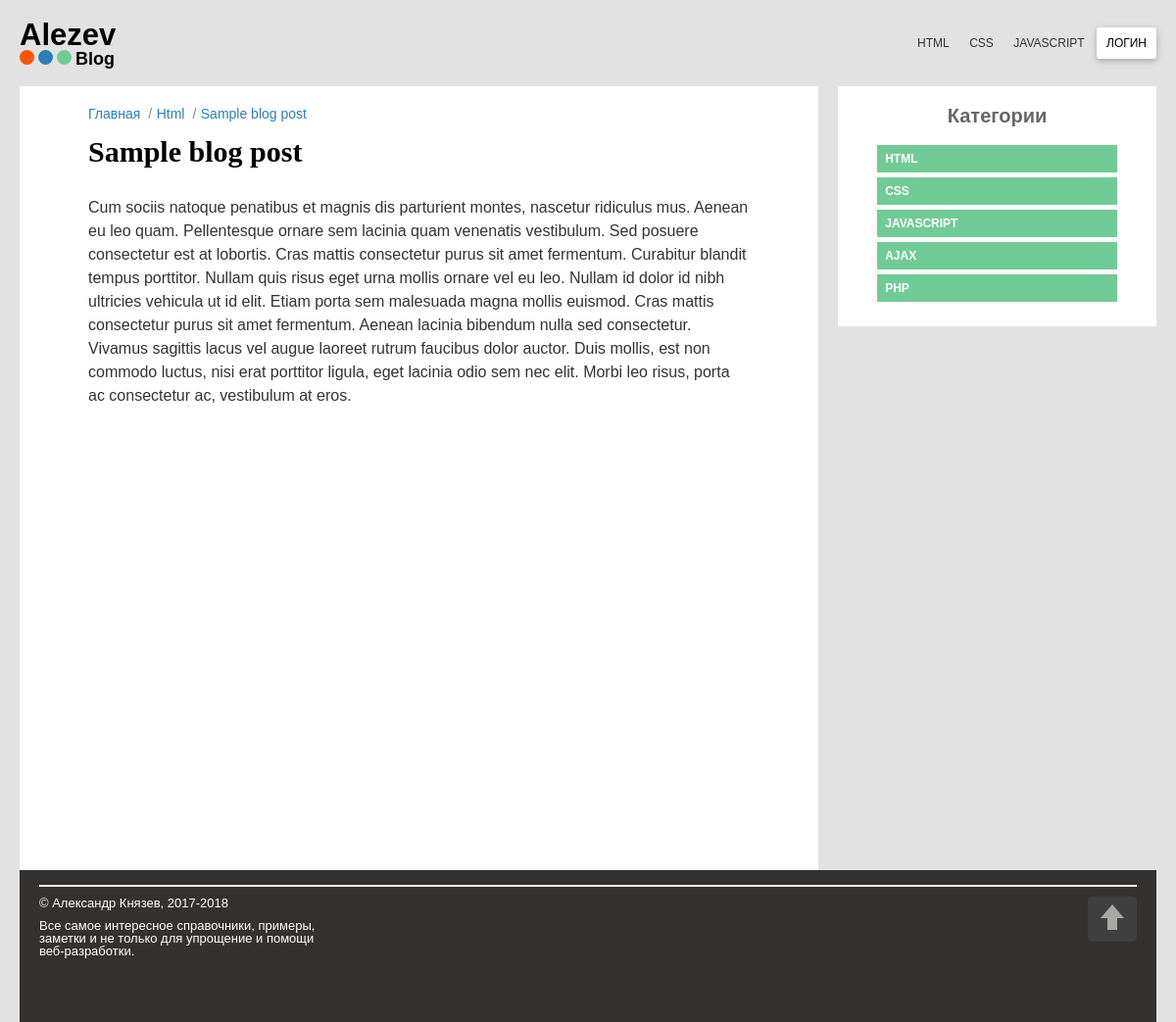
The page /post.php?id=1 on the database its author committed.
### tables this page shows
CREATE TABLE `article` (
  `id` int(11) NOT NULL,
  `category` int(11) NOT NULL,
  `title` varchar(255) NOT NULL,
  `body` text NOT NULL,
  `date` timestamp NOT NULL DEFAULT CURRENT_TIMESTAMP,
  `description` varchar(255) NOT NULL,
  `tags` varchar(255) NOT NULL
);

CREATE TABLE `categories` (
  `id` int(11) NOT NULL,
  `name` varchar(255) NOT NULL
);

### lib/format_helper.php (called while the page is built, shortened)
<?php
function shortenTitle($text, $chars = 86){
	$text = $text." ";
	$text = substr($text, 0, $chars);
	$text = substr($text, 0, strrpos($text, ' '));
	return $text;
}

### lib/Database.php (called while the page is built, shortened)
<?php
class Database {
	public $host = DB_HOST;
	public $username = DB_USER;
	public $password = DB_PASS;
	public $db_name = DB_NAME;
	public $link;
	public function connect(){
		$this->link = new mysqli($this->host, $this->username, $this->password, $this->db_name);
	}
	public function select($query){
		$result = $this->link->query($query) or die($this->link->errors.__LINE__);
		if($result->num_rows > 0){
			return $result;
		} else {
			return false;
		}
	}
}

### post.php (the view, shortened to what this page needs)
<?php include_once 'config/config.php'; ?>
<?php include_once 'lib/Database.php'; ?>
<?php
	$id = isset($_GET['id']) ? $_GET['id'] : null;
	$result = $mysqli->query("SELECT * FROM article WHERE id = ".$id);
	$post = $result->fetch_assoc();
?>
<?php include_once 'includes/header.php'; ?>
<?php
	$result_n = $mysqli->query("SELECT article.*, categories.name FROM article
			INNER JOIN categories
			ON article.category = categories.id
			WHERE article.id = ".$id);
	$res = $result_n->fetch_assoc();
?>
		<article class="post-block">
			<div class="category-menu">
				<a href="index.php">Главная</a><span>/</span>
				<a href="category.php?id=<?php echo $res['category']; ?>"><?php echo $res['name']; ?></a><span>/</span>
				<a href="#"><?php echo shortenTitle($post['title']); ?></a>
			</div>
			<div class="post-thumbs">
			</div>
			<div class="post-content">
				<h1 class="post-title"><?php echo $post['title']; ?></h1>
				<p class="post-text"><?php echo $post['body']; ?></p>
			</div>
		</article>
<?php include_once 'includes/footer.php'; ?>

### includes/footer.php (shortened to what this page needs)
</div>
		<aside class="sidebar">
			<h3>Категории</h3>
			<?php if($categories_all) : ?>
			<ul>
				<?php while($row = $categories_all->fetch_assoc()) : ?>
					<li><a href="category.php?id=<?php echo $row['id']; ?>"><?php echo $row['name']; ?></a></li>
				<?php endwhile; ?>
			</ul>
			<?php else : ?>
				<p>Нету категорий</p>
			<?php endif; ?>
		</aside>
		<footer>
			<div class="line-bottom"></div>
			<div class="footer-copyright">
				<p>© Александр Князев, 2017-2018</p>
				<p>Все самое интересное справочники, примеры, заметки и не только для упрощение и помощи веб-разработки.</p>
			</div>
			<div class="button-top">
				<div class="pointer-left"></div>
				<div class="pointer-right"></div>
			</div>
		</footer>
	</div>
</body>
</html>

### includes/css/style.css (style rules this page uses)
html, body, div, span, applet, object, iframe, h1, h2, h3, h4, h5, h6, p, blockquote, pre, a, abbr, acronym, address, big, cite, code, del, dfn, em, img, ins, kbd, q, s, samp, small, strike, strong, sub, sup, tt, var, b, u, i, center, dl, dt, dd, ol, ul, li, fieldset, form, label, legend, table, caption, tbody, tfoot, thead, tr, th, td, article, aside, canvas, details, embed, figure, figcaption, footer, header, hgroup, menu, nav, output, ruby, section, summary, time, mark, audio, video { margin: 0; padding: 0; font-size: 100%; vertical-align: baseline; }
article, aside, details, figcaption, figure, footer, header, hgroup, menu, nav, section { display: block; }
body { line-height: 1; }
body { background: #E3E2E2FF; font-family: Trebuchet MS, Helvetica, sans-serif; font-size: 16px; }
.post-content h1 { line-height: 1; font-family: Palatino Linotype, serif; font-size: 30px; font-weight: bold; padding: 0 0 10px 0; }
.post-content>p { line-height: 1.5; font-family: Trebuchet MS, Helvetica, sans-serif; font-size: 16px; color: #333; }
.post-block { padding: 20px 70px; }
.category-menu a { font-size: 14px; padding-right: 8px; color: #2980b9; text-decoration: none; }
.category-menu span { font-size: 14px; color: #7f8c8d; }
.post-title { margin-bottom: 20px; }
.sidebar { display: block; background: white; width: 28%; float: right; padding: 20px 0px; margin-bottom: 20px; }
.sidebar h3 { font-size: 20px; font-family: sans-serif; font-weight: bold; text-align: center; padding-bottom: 20px; color: rgba(0, 0, 0, 0.6);; }
.sidebar ul { padding: 0px 40px; list-style: none; }
.sidebar a { background: #71CB95FF; display: block; padding: 8px; text-decoration: none; color: white; font-size: 12px; margin-bottom: 5px; text-transform: uppercase; font-weight: bold; }
footer { height: 140px; background: #333230; padding: 15px 20px 0 20px; clear: both; }
.line-bottom { padding: 2px 0 0 0; background: white; margin-bottom: 10px; }
.footer-copyright { display: inline-block; font-size: 13px; color: white; float: left; }
.footer-copyright p { padding-bottom: 10px; width: 300px; }
.button-top { float: right; width: 50px; height: 46px; background: #434343FF; cursor: pointer; border-radius: 5px; opacity: 0.8; }
.pointer-left { display: block; position: relative; top: 8px; left: 0; right: 0; margin: 0 auto; width: 0px; height: 0px; border-left: 12px solid transparent; border-right: 12px solid transparent; border-bottom: 14px solid #C6C7C1FF; }
.pointer-right { position: relative; top: 5px; left: 0px; right: 0px; margin: 0 auto; width: 10px; height: 15px; background: #C6C7C1FF; }

### rows shown on the page
article: categories.name "Html", title "Sample blog post", body "Cum sociis natoque penatibus et magnis dis parturient montes, nascetur ridiculus mus. Aenean eu leo quam. Pellentesque ornare sem lacinia quam venenatis vestibulum. Sed posuere consectetur est at lobortis. Cras mattis consectetur purus sit amet fermentum. Curabitur blandit tempus porttitor. Nullam quis risus eget urna mollis ornare vel eu leo. Nullam id dolor id nibh ultricies vehicula ut id elit. Etiam porta sem malesuada magna mollis euismod. Cras mattis consectetur purus sit amet fermentum. Aenean lacinia bibendum nulla sed consectetur. Vivamus sagittis lacus vel augue laoreet rutrum faucibus dolor auctor. Duis mollis, est non commodo luctus, nisi erat porttitor ligula, eget lacinia odio…"
categories: name "HTML"
categories: name "CSS"
categories: name "JAVASCRIPT"
categories: name "AJAX"
categories: name "PHP"
